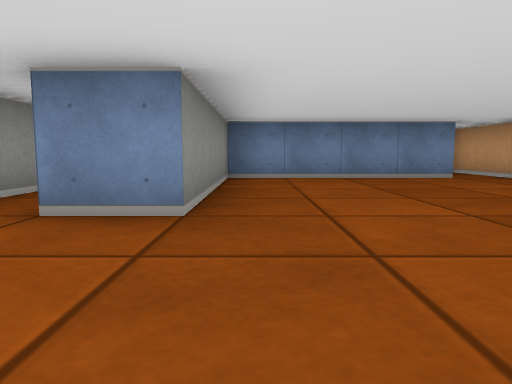
View 1 (above)

21 first-person views from a walk through a cub3D maze. The camera is about half as high as the walls, tilts 6° down and sees 70° across. The floor is counted in squares. Each view is taken from the middle of a square. On the plan, view 1 faces up. The plan holds only what a view shows up to about 9 squares ahead; the rest is blank.

View 2
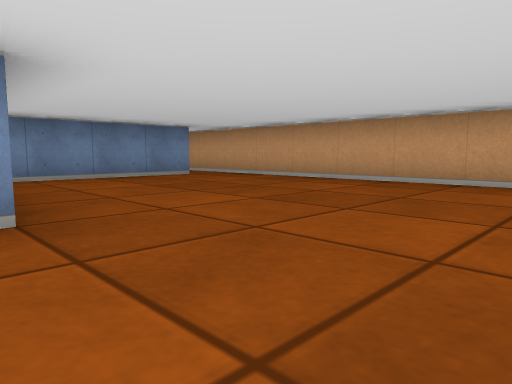

View 3
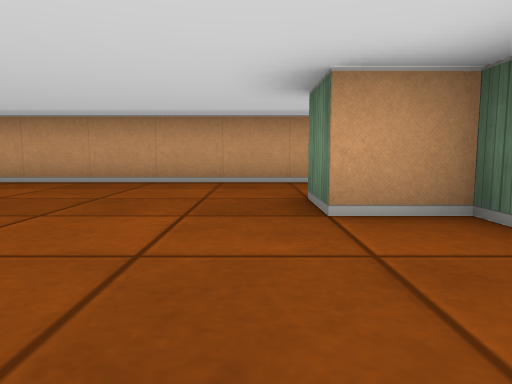

View 4
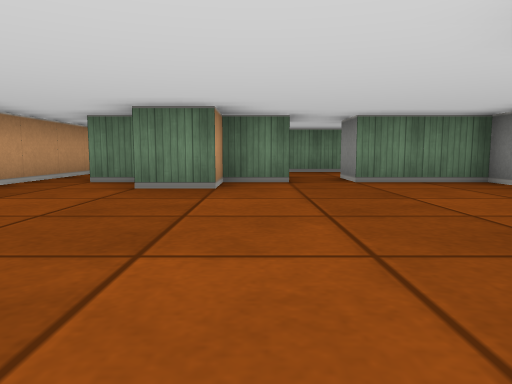

View 5
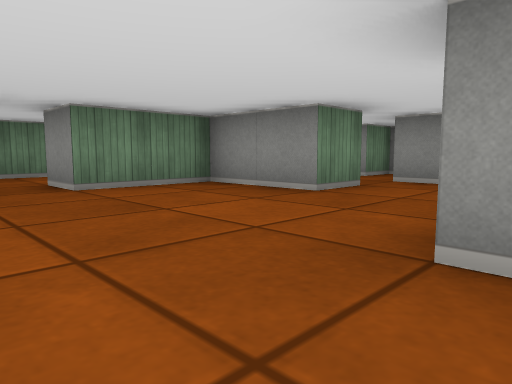

View 6
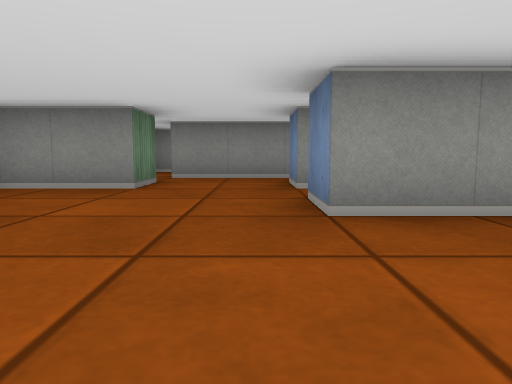

View 7
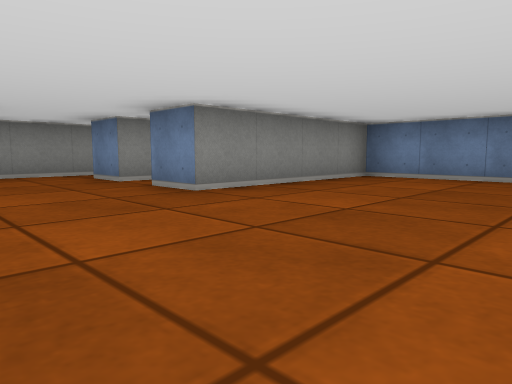

View 8
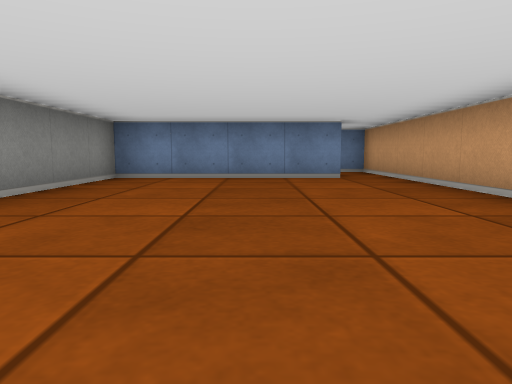

View 9
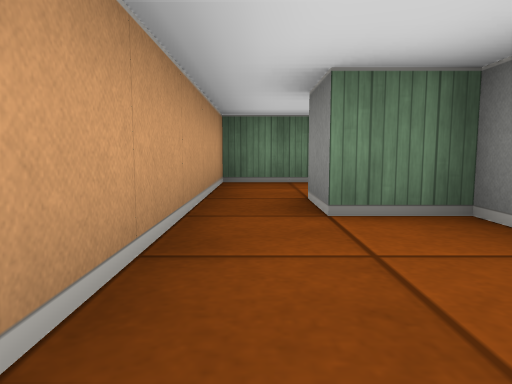

View 10
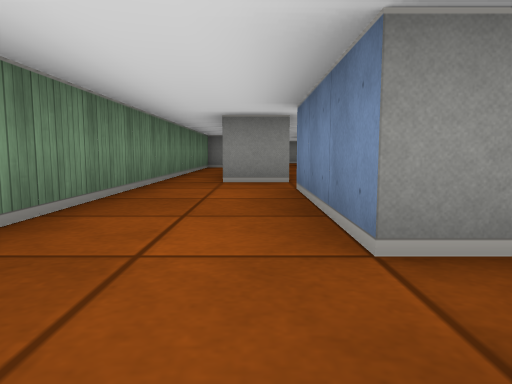

View 11
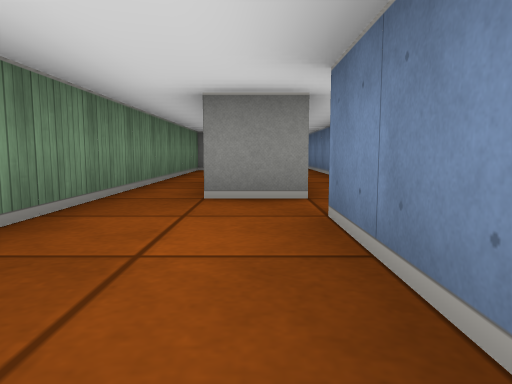

View 12
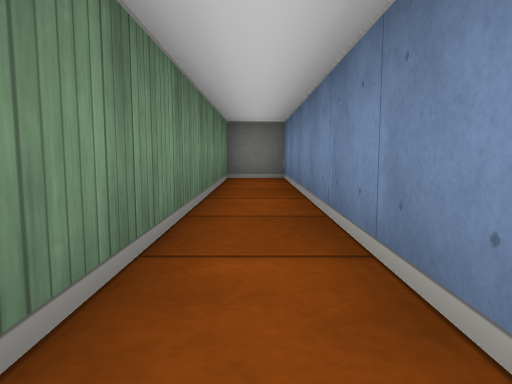

View 13
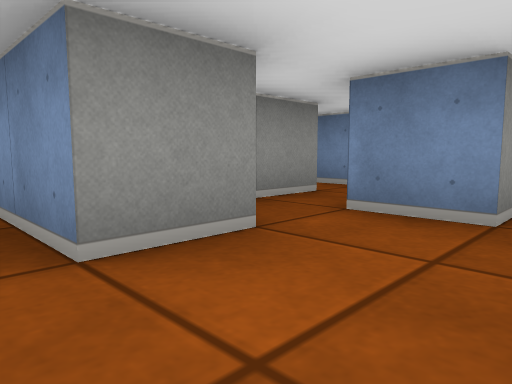

View 14
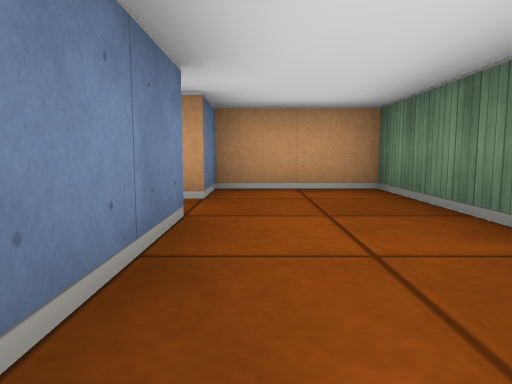

View 15
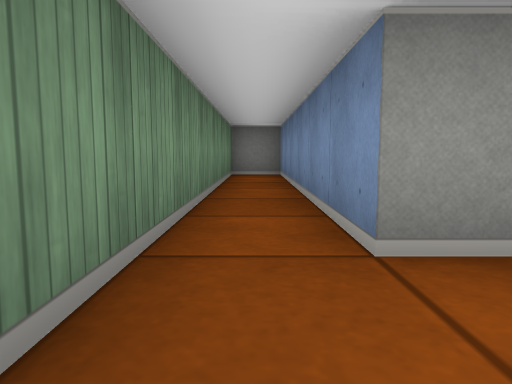

View 16
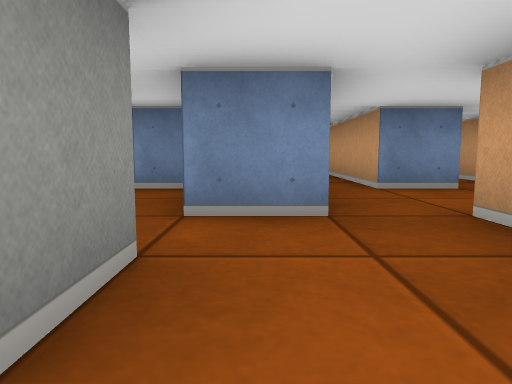

View 17
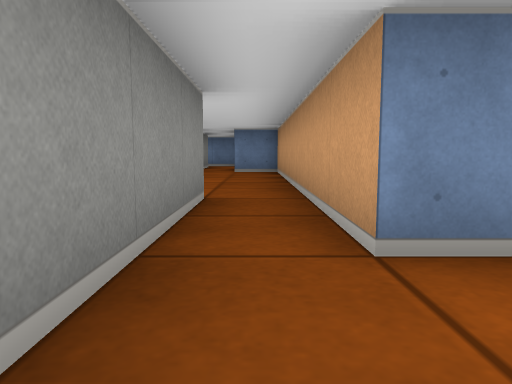

View 18
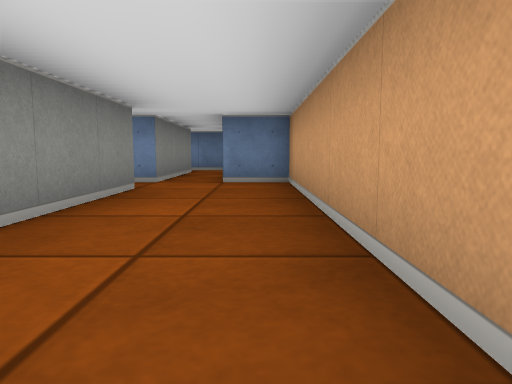

View 19
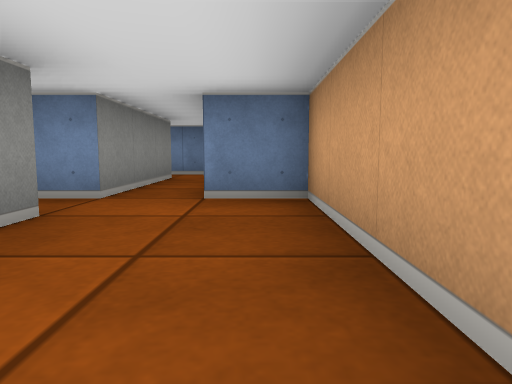

View 20
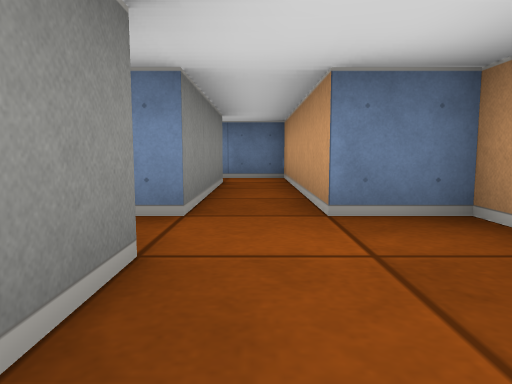

View 21
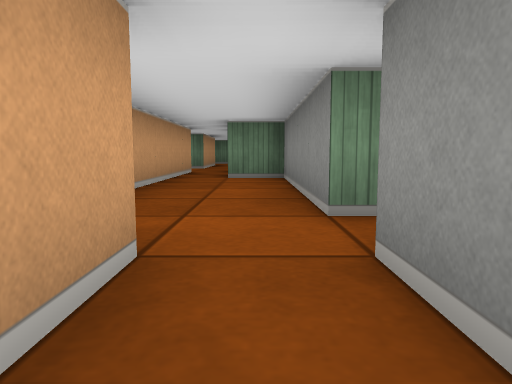

### Floor plan
Ten units are one square. View 1 is at (0, 0); x grows to the right and y downward. Boxes are objects, and circles mark ways between rooms. Rooms are numbered by the first view taken in them; rooms with no view inside come last. Other rooms are left out.
<svg viewBox="-110 -140 160 190">
<path fill="none" stroke="#000" d="M25 10 25 15 35 15 35 25M-25 -25 -35 -25M4 15 15 15 15 5 25 5M-35 -5 -25 -5 -25 15 -5 15 -5 25M36 -65 -5 -65 -5 -25 -15 -25M45 25 45 -65M-45 24 -45 35 -105 35 -105 45 15 45 15 25 5 25M-5 25 -35 25M-85 15 -101 15M-45 -5 -55 -5M-35 0 -35 -5M-65 -16 -65 5 -55 5 -55 15 -70 15M-55 -85 -55 -45 -45 -45 -45 -5M-35 -25 -35 -95 -45 -95 -45 -135 -58 -135M-55 -125 -55 -95 -61 -95M31 45 45 45 45 25M-59 -25 -72 -25"/>
<circle cx="0" cy="20" r="3" fill="#2a7"/>
<circle cx="-30" cy="-15" r="3" fill="#2a7"/>
<circle cx="40" cy="30" r="3" fill="#2a7"/>
<circle cx="-40" cy="30" r="3" fill="#2a7"/>
<circle cx="-40" cy="-10" r="3" fill="#2a7"/>
<circle cx="-60" cy="-10" r="3" fill="#2a7"/>
<text x="10" y="-20">1</text>
<text x="-40" y="40">2</text>
<text x="-60" y="20">3</text>
<text x="-50" y="-70">4</text>
<text x="30" y="30">5</text>
<text x="-70" y="-20">6</text>
</svg>
Room 1 opens to room 2. Room 1 opens to room 4. Room 1 opens to room 5. Room 2 opens to room 3. Room 3 opens to room 4. Room 3 opens to room 6.

Where each view was taken, in squares from view 1:
view 1: 0 up, 0 right, facing up
view 2: 0 up, 1 left, facing up-right
view 3: 0 up, 1 left, facing right
view 4: 4 up, 1 right, facing down
view 5: 3 up, 1 right, facing down-left
view 6: 2 up, 2 right, facing left
view 7: 0 up, 3 right, facing up-left
view 8: 0 up, 2 right, facing up
view 9: 1 up, 4 right, facing down
view 10: 3 down, 1 right, facing left
view 11: 3 down, 1 left, facing left
view 12: 4 down, 4 left, facing left
view 13: 2 down, 4 left, facing up-left
view 14: 3 down, 3 left, facing right
view 15: 4 down, 3 left, facing left
view 16: 2 down, 5 left, facing up
view 17: 1 up, 4 left, facing up
view 18: 4 up, 4 left, facing up
view 19: 6 up, 4 left, facing up
view 20: 7 up, 5 left, facing up
view 21: 11 up, 5 left, facing down
